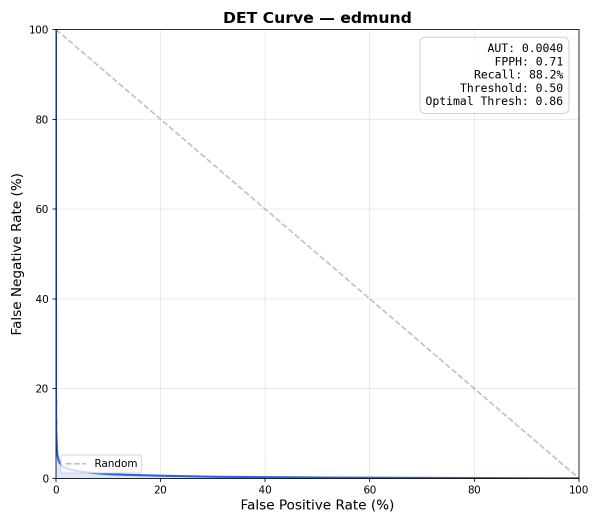
#> input picture integrations/mirror/models/v1/edmund_det.png, 1200 x 1050 px (shown at 1/2 size)
$ python annotate_grid.py ../../../integrations/mirror/models/v1/edmund_det.png out.png
#> lines starting #> are read from the running program, lines starting #| are printed output that depends on the picture
#!/usr/bin/env python3
"""Overlay a labeled grid on an image so the user can point at a cell.

Use when a tweak is genuinely hard to describe — instead of a 5-round
guess loop, send the annotated image back and ask "which cell feels off?"

Usage:
  annotate_grid.py <in> <out> [--cols N] [--rows N] [--color HEX]
"""
import argparse
import sys
from PIL import Image, ImageDraw, ImageFont


def pick_font(size: int):
    for path in (
        "/System/Library/Fonts/Supplemental/Arial Bold.ttf",
        "/System/Library/Fonts/Helvetica.ttc",
        "/Library/Fonts/Arial.ttf",
    ):
        try:
            return ImageFont.truetype(path, size)
        except OSError:
            continue
    return ImageFont.load_default()


def main() -> int:
    ap = argparse.ArgumentParser()
    ap.add_argument("infile")
    ap.add_argument("outfile")
    ap.add_argument("--cols", type=int, default=4)
    ap.add_argument("--rows", type=int, default=4)
    ap.add_argument("--color", default="#FF2D55")
    ap.add_argument("--opacity", type=int, default=180, help="0-255")
    args = ap.parse_args()

    img = Image.open(args.infile).convert("RGBA")
#> img is the input picture: PIL image 1200x1050 RGBA; mean R, G, B, A 249.8, 250, 250.5, 255
    overlay = Image.new("RGBA", img.size, (0, 0, 0, 0))
#> overlay: PIL image 1200x1050 RGBA; every value is 0
    draw = ImageDraw.Draw(overlay)

    w, h = img.size
#> w = 1200; h = 1050
    col_w = w / args.cols
#> col_w = 300
    row_h = h / args.rows
#> row_h = 262.5

    color = args.color
    alpha = max(0, min(255, args.opacity))
    # Parse hex -> rgba
    hex_ = color.lstrip("#")
    r, g, b = int(hex_[0:2], 16), int(hex_[2:4], 16), int(hex_[4:6], 16)
    line = (r, g, b, alpha)
    fill = (r, g, b, min(alpha, 220))

    line_px = max(2, w // 600)
#> line_px = 2
    for c in range(1, args.cols):
        x = int(c * col_w)
        draw.line([(x, 0), (x, h)], fill=line, width=line_px)
    for r_ in range(1, args.rows):
        y = int(r_ * row_h)
        draw.line([(0, y), (w, y)], fill=line, width=line_px)

    # Cell labels (A1, A2, ...). Rows = letters, cols = numbers.
    font_size = max(24, int(min(col_w, row_h) * 0.18))
#> font_size = 47
    font = pick_font(font_size)
    pad = max(6, font_size // 3)
#> pad = 15
    for ri in range(args.rows):
        for ci in range(args.cols):
            label = f"{chr(ord('A') + ri)}{ci + 1}"
            x0 = int(ci * col_w) + pad
            y0 = int(ri * row_h) + pad
            bbox = draw.textbbox((x0, y0), label, font=font)
            # Pill background for legibility
            bx0, by0, bx1, by1 = bbox
            draw.rounded_rectangle(
                (bx0 - pad // 2, by0 - pad // 4, bx1 + pad // 2, by1 + pad // 4),
                radius=pad,
                fill=fill,
            )
            draw.text((x0, y0), label, fill=(255, 255, 255, 255), font=font)

    out = Image.alpha_composite(img, overlay).convert("RGB")
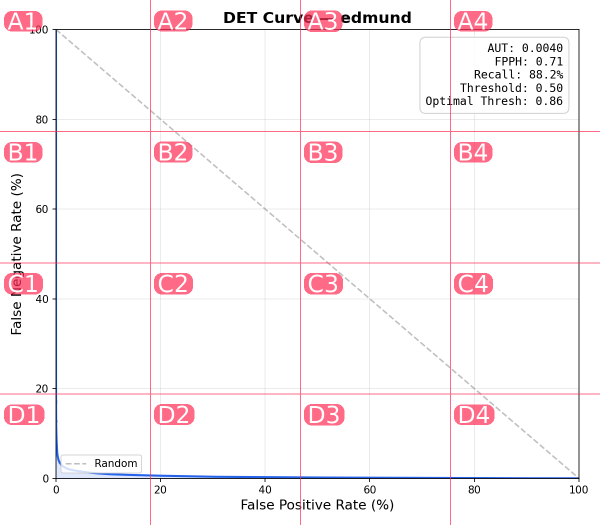
#> out: PIL image 1200x1050 RGB (shown at 1/2 size); mean R, G, B 250, 244.1, 245.8
    out.save(args.outfile, quality=92)
    print(args.outfile)
    return 0


if __name__ == "__main__":
    sys.exit(main())
#> (the program exits here)
